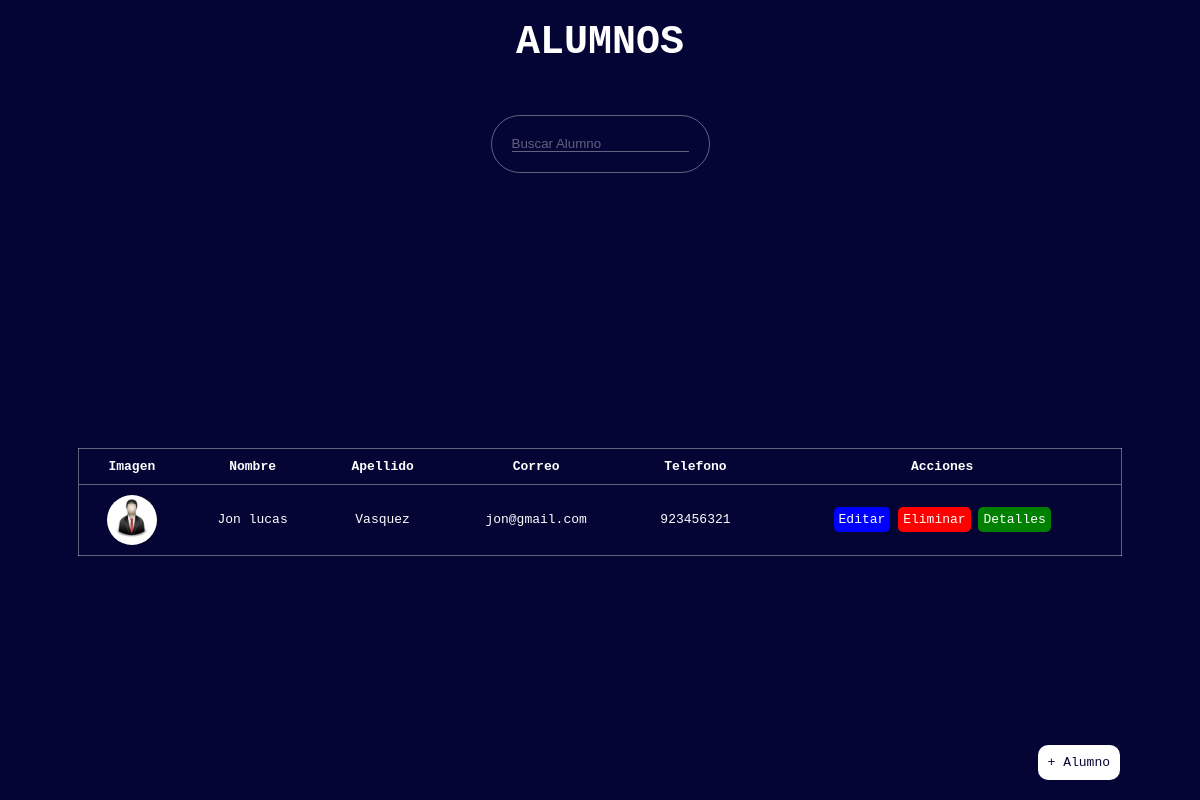
The page / on the database its author committed.
### Alumno/models.py (models this page shows, shortened)
class Alumnos(models.Model):
    Nombre = models.CharField(max_length=50)
    Apellido = models.CharField(max_length=50)
    Correo = models.EmailField(max_length=220)
    Telefono = models.IntegerField()
    imagen = models.ImageField(null=True,upload_to='img')

### Alumno/views.py (the view)
# urls.py: path('', Inicio ,name='inicio'),
def Inicio(request):
    if request.method == 'POST':
        query = request.POST['query']
        objs = Alumnos.objects.filter(
            Q(Nombre__contains=query)|
            Q(Apellido__contains=query)|
            Q(Correo__contains=query)|
            Q(Telefono__contains=query))
    else:
        objs = Alumnos.objects.all()
    contex = {
        "Alumnos":objs,
    }
    return render(request,'Inicio.html',context=contex)

### Alumno/templates/Inicio.html (shortened to what this page needs)
{% load static %}
<html lang="en">
<head>
    <link rel="stylesheet" href="{% static 'css/style.css' %}">
</head>
<body>
    <h1 class="title">ALUMNOS</h1>
    <form action="" method="post" class="buscador">
        <input type="search" name="query" placeholder="Buscar Alumno">
    </form>
    <a href="{% url 'agregar' %}" class="agregar">+ Alumno</a>
    <table class="table">
        <thead>
            <tr class="titulos">
                <th>Imagen</th>
                <th>Nombre</th>
                <th>Apellido</th>
                <th>Correo</th>
                <th>Telefono</th>
                <th>Acciones</th>
            </tr>
        </thead>
        <tbody>
           {% for aln in Alumnos %}
            <tr>
                <td>
                    <div class="img">
                        <img src="{{aln.imagen.url}}" alt="">
                    </div>
                </td>
                <td>{{ aln.Nombre }}</td>
                <td>{{ aln.Apellido }}</td>
                <td>{{ aln.Correo }}</td>
                <td>{{ aln.Telefono }}</td>
                <td>
                    <a href="{% url 'editar' id=aln.id %}" class="btn edit">Editar</a>
                    <a href="{% url 'borrar' id=aln.id %}" class="btn delete">Eliminar</a>
                    <a href="{% url 'detalle' id=aln.id %}" class="btn details">Detalles</a>
                </td>
            </tr>
           {% endfor %}
        </tbody>
    </table>
</body>
</html>

### static/css/style.css (style rules this page uses)
*,::before,::after { padding: 0; margin: 0; box-sizing: border-box; }
:root { --border:rgba(255, 255, 255, 0.37); }
body { min-height: 100%; background-color:rgb(4, 4, 53); color: white; font-family: monospace; display: flex; flex-direction: column; justify-content: space-evenly; align-items: center; gap: 50px; padding: 20px; position: relative; }
.title { text-align: center; font-size: 40px; }
.buscador { padding: 20px; border-radius: 50px; border: solid 1px var(--border); max-width: fit-content; }
.buscador input { background-color: transparent; border: none; outline: none; border-bottom: 1px solid var(--border); color: white; margin: 0; }
.buscador input::placeholder { color: var(--border); }
.table { width: 90%; border-collapse: collapse; text-align: center; margin: auto; border: 1px solid var(--border); }
.btn { padding: 5px; border: none; background-color: red; text-decoration: none; border-radius: 5px; color: white; }
.btn.edit { background-color: blue; }
.btn.details { background-color: green; }
.img { width: 50px; height: 50px; border-radius: 50%; overflow: hidden; margin: auto; background-color: black; }
.img img { max-width:100%; }
td { border-top: 1px solid var(--border); padding: 10px; }
.titulos th { padding: 10px; font-weight: 700; }
.agregar { z-index: 2; position: fixed; bottom: 20px; right: 80px; padding: 10px; background-color: white; color: rgb(4, 4, 53); border-radius: 10px; text-decoration: none; }

### rows shown on the page
Alumnos: imagen (picture), Nombre "Jon lucas", Apellido "Vasquez", Correo "jon@gmail.com", Telefono "923456321"
